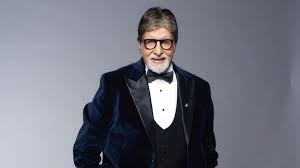
#> input picture opencv_pro/ab.jpeg, 300 x 168 px, found by its file name
$ python test.py
#> lines starting #> are read from the running program, lines starting #| are printed output that depends on the picture; after the words box and inside, x2 and y2 are one past the last pixel; in counts of white or black regions, pixels touching at a corner belong together
import cv2

image = cv2.imread(r'F:\subject\kansa\ML\Unit_5\ab.jpeg')
#> image is the input picture: shape (168, 300, 3); mean B, G, R 126.4, 115.1, 113.8


face_cascade = cv2.CascadeClassifier(r"F:\subject\kansa\ML\Unit_5\haarcascades\haarcascade_frontalface_default.xml")
#face_cascade = cv2.CascadeClassifier("haarcascade_frontalface_default.xml")
# Convert to grayscale
gray = cv2.cvtColor(image, cv2.COLOR_BGR2GRAY)
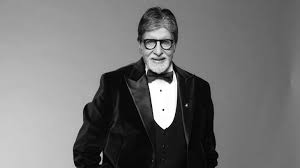
#> gray: shape (168, 300); min 0, max 255, mean 116.1

# Detect faces
faces = face_cascade.detectMultiScale(gray, scaleFactor=1.05, minNeighbors=3)
#> faces = [[134, 23, 49, 49]]

# Draw rectangles around faces
for (x, y, w, h) in faces:
    cv2.rectangle(image, (x, y), (x+w, y+h), (255, 0, 0), 2)
#> this loop made 1 pass
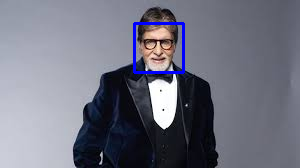
#> image: shape (168, 300, 3); 1.16% of pixels changed, all inside (x1, y1, x2, y2) = (133, 22, 185, 74)

cv2.imshow('Face Detection', image)
cv2.waitKey(0)
cv2.destroyAllWindows()
